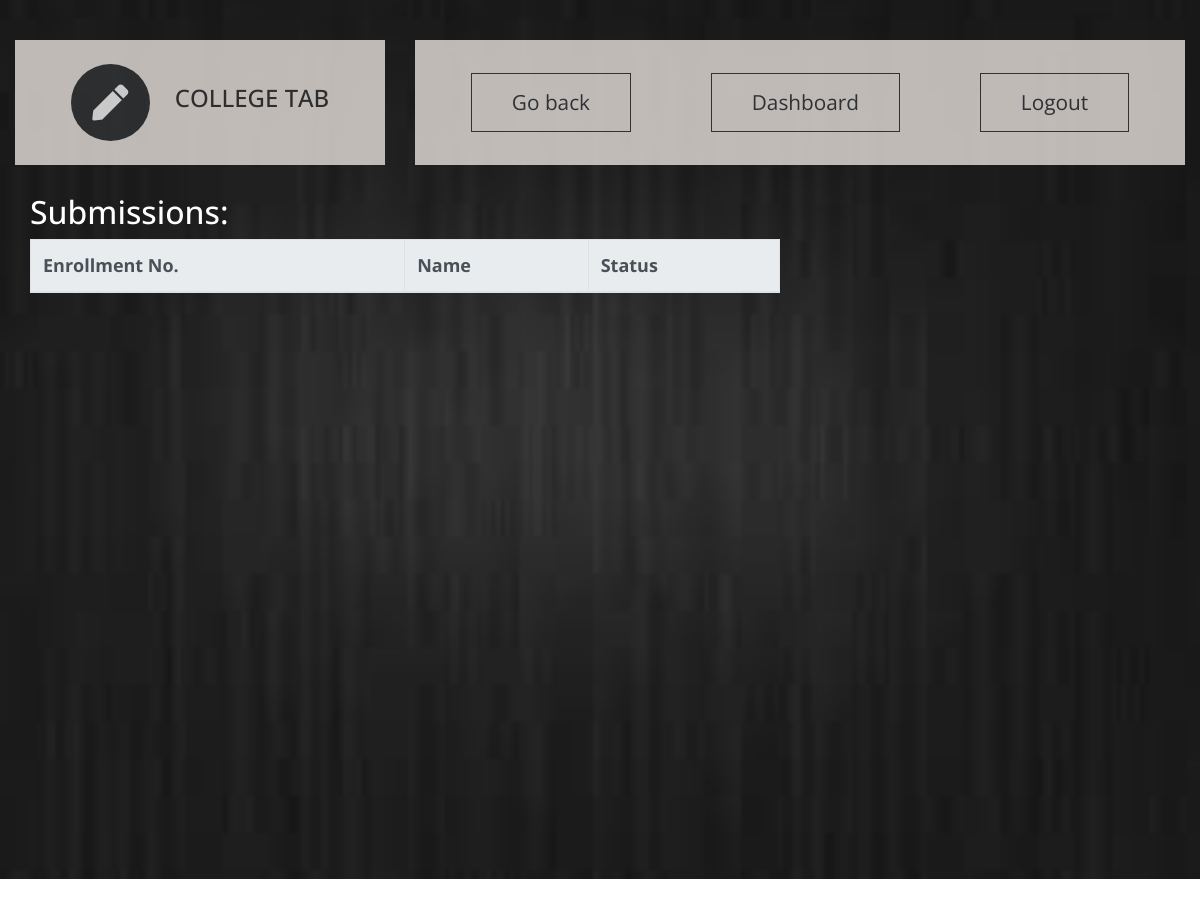
/t_dashboard/t_assignment_submission/4/ (signed in), run on an earlier commit of the app's database.
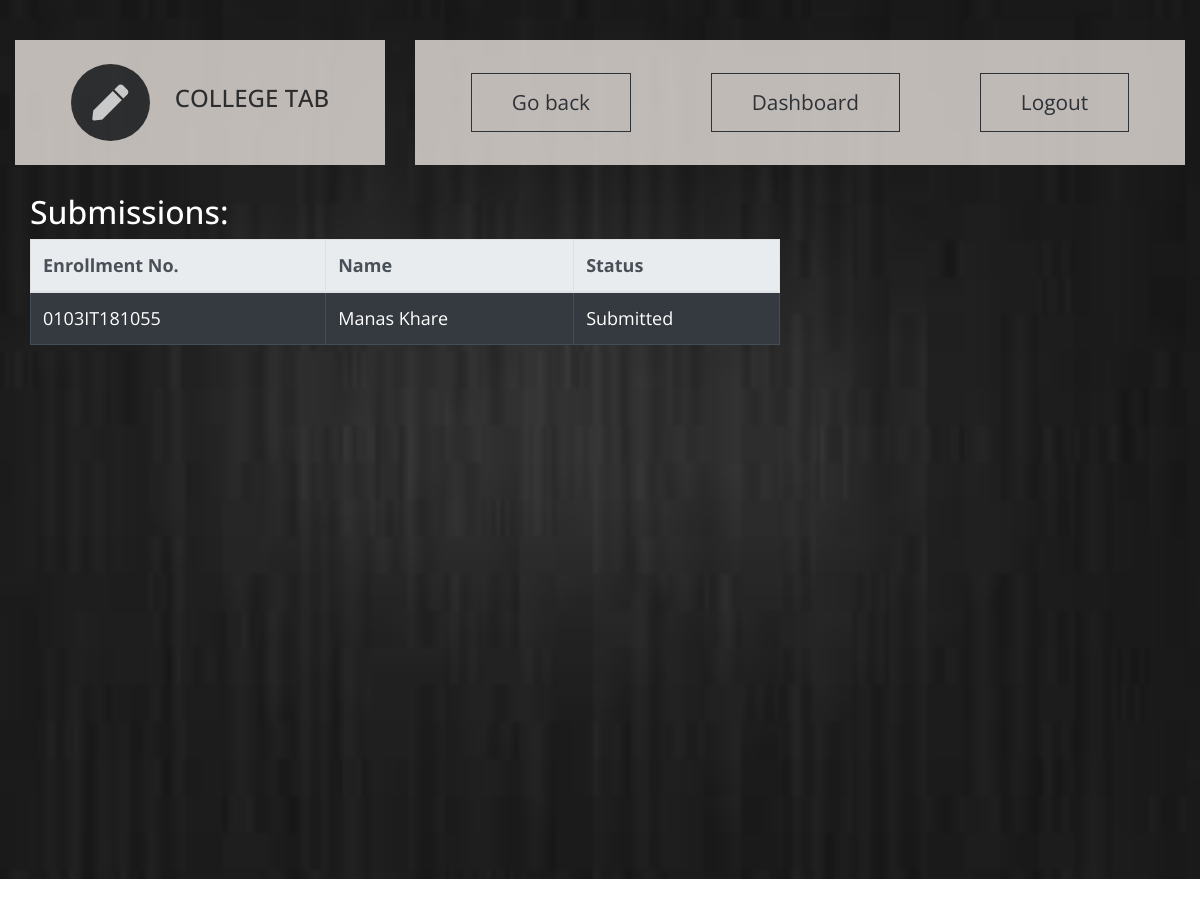
And on a later commit of the database.
### ctapp/models.py (models this page shows, shortened)
class student_submission(models.Model):#assignment
    a_id = models.ForeignKey(assignment,on_delete=models.CASCADE)
    stud_id = models.ForeignKey(student,on_delete=models.CASCADE)
    file = models.FileField(upload_to =user_directory_path)

class student(models.Model):
    user = models.OneToOneField(User, on_delete=models.CASCADE,unique=True)
    enrollment_number = models.CharField(max_length = 12,primary_key = True)
    name = models.CharField(max_length = 30)
    college_name = models.CharField(max_length = 10,choices = CLG_CHOICES,default = 'LNCT')
    sem = models.CharField(max_length = 20,choices = SEMESTER_CHOICES,default = '6')
    sec = models.CharField(max_length = 1,choices = SEC_CHOICES,default = 'A')
    branch= models.CharField(max_length = 20,choices = BRANCH_CHOICES,default = 'IT')
    mobile_no = models.CharField(max_length=10)
    email = models.CharField(max_length=30)

### ctapp/views.py (the view)
# urls.py: path('t_assignment_submission/<int:a_id>/', views.teacher_assignment_submission,name="t_assign_submit" ),#list of submission
@login_required(login_url='t_login/')
def teacher_assignment_submission(request,a_id):# list students who have submitted this assignment
    template = loader.get_template('teacher_dashboard_assignment_submissions.html')
    a = assignment.objects.filter(id=a_id)
    student_submission_list = student_submission.objects.filter(a_id=a_id)
    context = {'submission_list':student_submission_list,'a':a}
    return HttpResponse(template.render(context, request))

### ctapp/templates/teacher_dashboard_assignment_submissions.html (shortened to what this page needs)
<!DOCTYPE html>
<html lang="en">
{% load static %}
{% load widget_tweaks %}
  <head>
    <link rel="stylesheet" href="{% static 'css/all.min.css' %}" />
    <link rel="stylesheet" href="{% static 'css/bootstrap.min.css' %}" />
    <link rel="stylesheet" href="{% static 'css/templatemo-style.css' %}" />
  </head>
  <body id="assignmentPage">
    <div class="parallax-window" data-parallax="scroll" data-image-src="{% static 'img/subs.jpg' %}">
      <div class="container-fluid">
        <div class="row tm-brand-row">
          <div class="col-lg-4 col-11">
            <div class="tm-brand-container tm-bg-white-transparent">
              <i class="fas fa-2x fa-pen tm-brand-icon"></i>
              <div class="tm-brand-texts">
                <h1 class="text-uppercase tm-brand-name">College Tab</h1>
              </div>
            </div>
          </div>
          <div class="col-lg-8 col-1">
            <div class="tm-nav">
              <nav
                class="navbar navbar-expand-lg navbar-light tm-bg-white-transparent tm-navbar">
                <div class="collapse navbar-collapse" id="navbarNav">
                  <ul class="navbar-nav">
                    <li class="nav-item">
                        <button data-toggle="collapse" data-target="#uploader" class="btn btn-outline-dark">Go back</a>
                    </li>
                    <li class="nav-item">
                      <a href="#" class="btn btn-outline-dark">
                        Dashboard
                      </a>
                    </li>
                    <li class="nav-item">
                      <a href="#" class="btn btn-outline-dark">
                        Logout
                      </a>
                    </li>
                  </ul>
                </div>
              </nav>
            </div>
          </div>
        </div>
  <body>
  <div class="container-fluid">
    <div class="row">
    <div class="col-8">
      <h2 class="mb-8" style="color:white;">Submissions:</h2>
      <div class="table-responsive">
        <table class="table custom-table table-bordered table-hover table-dark">
          <thead class="thead-light">
            <tr>
              <th scope="col">Enrollment No.</th>
              <th scope="col">Name</th>
              <th scope="col">Status</th>
            </tr>
          </thead>
          <tbody>
            {% for s in submission_list %}
            <tr scope="row">
                <td>{{s.stud_id.enrollment_number}}</td>
                <td>{{s.stud_id.name}}</td>
                <td>Submitted</td>
            </tr>
            {% endfor %}
          </tbody>
        </table>
      </div>
    </div>
  </div>
</div>
  </body>
</html>

### ctapp/static/css/templatemo-style.css (style rules this page uses)
html { scroll-behavior: smooth; }
body { font-family: "Open Sans", Arial, Helvetica, sans-serif; font-size: 18px; font-weight: 400; color: #6b6b6b; overflow-x: hidden; }
a, button { transition: all 0.3s ease; }
.container-fluid { max-width: 1310px; }
.parallax-window { min-height: 1100px; background: transparent; }
.tm-bg-white-transparent { background-color: rgba(255, 255, 255, 0.8); }
.tm-brand-row { align-items: center; padding-top: 40px; padding-bottom: 28px; }
.tm-brand-container { max-width: 500px; height: 125px; display: flex; align-items: center; justify-content: center; }
.tm-brand-icon { width: 79px; height: 77px; display: flex; align-items: center; justify-content: center; background-color: #333436; color: white; border-radius: 50%; margin-right: 25px; }
.tm-brand-name { font-size: 1.5rem; color: #333333; }
::placeholder { color: black; opacity: 1; }
.tm-navbar { max-width: 840px;min-height: 125px;justify-content:; }
.tm-navbar .navbar-nav { width: 100%; display: flex; align-items: center; justify-content: space-around; }
.nav-item { position: relative; }
.btn { border-radius: 0; padding: 13px 40px; font-size: 1.3rem; }
.tm-bg-white-transparent { background-color: #F2EBE7;; opacity: 0.77; color: #F4F3F2; font-weight: bold; }

What changed in the data, as far as the page shows it:
added student_submission: stud_id.enrollment_number "0103IT181055", stud_id.name "Manas Khare"
